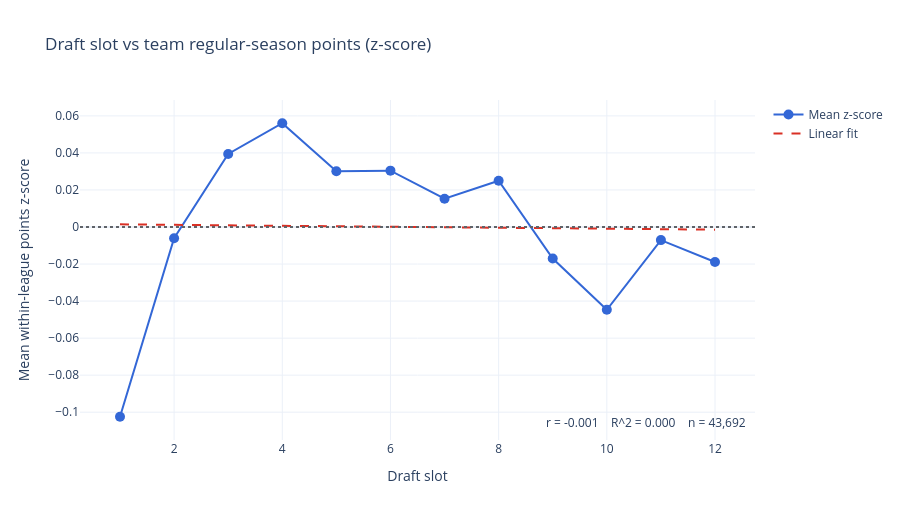
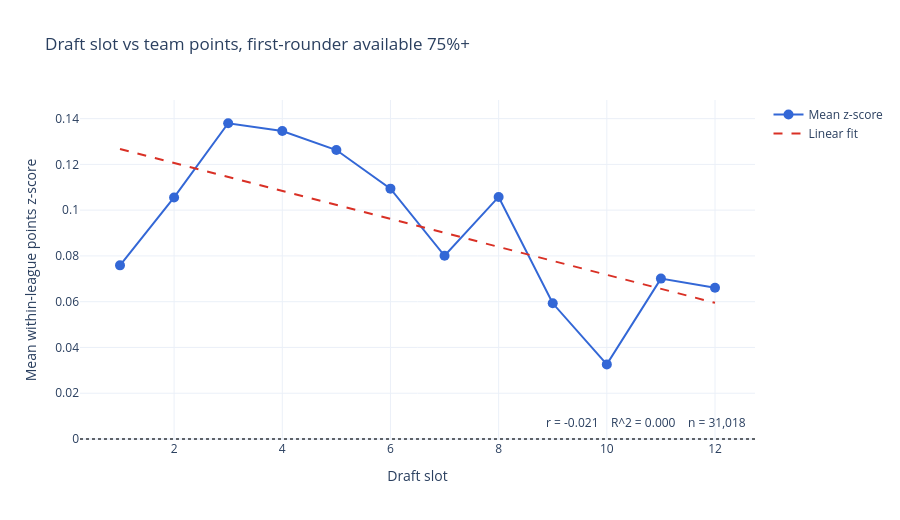

Notebook source saved alongside these figures, in order:
### Markdown cell above
### What this cell does

- Draws mean within-league z-score by draft slot for the full panel, with the fitted line.
- Draws the same chart after the 75% first-round availability filter.

### Code cell
# CELL [3 charts-slot-points]
def z_chart(means, fit, title, filename):
    fig = go.Figure()
    fig.add_trace(go.Scatter(
        x=means["draft_slot"],
        y=means["mean_zscore"],
        mode="markers+lines",
        name="Mean z-score",
        marker={"size": 10, "color": "#3367d6"},
    ))
    x_line = np.array([1.0, 12.0])
    fig.add_trace(go.Scatter(
        x=x_line,
        y=fit["intercept"] + fit["slope"] * x_line,
        mode="lines",
        name="Linear fit",
        line={"color": "#d93025", "dash": "dash"},
    ))
    fig.update_layout(
        template="plotly_white",
        height=520,
        title=title,
        xaxis_title="Draft slot",
        yaxis_title="Mean within-league points z-score",
        annotations=[{
            "x": 0.99,
            "y": 0.02,
            "xref": "paper",
            "yref": "paper",
            "xanchor": "right",
            "yanchor": "bottom",
            "showarrow": False,
            "text": f"r = {fit['pearson_r']:.3f}    R^2 = {fit['r_squared']:.3f}    n = {fit['n']:,}",
        }],
    )
    fig.add_hline(y=0, line_dash="dot", line_color="#5f6368")
    fig.write_html(ARTIFACTS / filename, include_plotlyjs="cdn")
    fig.show()
    return filename

chart1 = z_chart(slot_z, z_all, "Draft slot vs team regular-season points (z-score)", "association_01_slot_points.html")
chart2 = z_chart(slot_z_avail, z_avail, "Draft slot vs team points, first-rounder available 75%+", "association_02_slot_points_available.html")
print({"charts": [chart1, chart2]})

### Figure 1 — Plotly figure (JSON) as saved in the notebook; plotly's stock layout.template omitted (floating-point values rounded to 4 significant figures)
{"data": [{"marker": {"color": "#3367d6", "size": 10}, "mode": "markers+lines", "name": "Mean z-score", "type": "scatter", "x": [1, 2, 3, 4, 5, 6, 7, 8, 9, 10, 11, 12], "y": [-0.1025, -0.006086, 0.03945, 0.05602, 0.03007, 0.03044, 0.01528, 0.02498, -0.01705, -0.0447, -0.007074, -0.01889]}, {"line": {"color": "#d93025", "dash": "dash"}, "mode": "lines", "name": "Linear fit", "type": "scatter", "x": [1.0, 12.0], "y": [0.001433, -0.001433]}], "layout": {"annotations": [{"showarrow": false, "text": "r = -0.001    R^2 = 0.000    n = 43,692", "x": 0.99, "xanchor": "right", "xref": "paper", "y": 0.02, "yanchor": "bottom", "yref": "paper"}], "height": 520, "shapes": [{"line": {"color": "#5f6368", "dash": "dot"}, "type": "line", "x0": 0, "x1": 1, "xref": "x domain", "y0": 0, "y1": 0, "yref": "y"}], "title": {"text": "Draft slot vs team regular-season points (z-score)"}, "xaxis": {"title": {"text": "Draft slot"}}, "yaxis": {"title": {"text": "Mean within-league points z-score"}}}}

### Figure 2 — Plotly figure (JSON) as saved in the notebook; plotly's stock layout.template omitted (floating-point values rounded to 4 significant figures)
{"data": [{"marker": {"color": "#3367d6", "size": 10}, "mode": "markers+lines", "name": "Mean z-score", "type": "scatter", "x": [1, 2, 3, 4, 5, 6, 7, 8, 9, 10, 11, 12], "y": [0.07587, 0.1056, 0.138, 0.1346, 0.1263, 0.1094, 0.08006, 0.1058, 0.0593, 0.0326, 0.07008, 0.06608]}, {"line": {"color": "#d93025", "dash": "dash"}, "mode": "lines", "name": "Linear fit", "type": "scatter", "x": [1.0, 12.0], "y": [0.1267, 0.05952]}], "layout": {"annotations": [{"showarrow": false, "text": "r = -0.021    R^2 = 0.000    n = 31,018", "x": 0.99, "xanchor": "right", "xref": "paper", "y": 0.02, "yanchor": "bottom", "yref": "paper"}], "height": 520, "shapes": [{"line": {"color": "#5f6368", "dash": "dot"}, "type": "line", "x0": 0, "x1": 1, "xref": "x domain", "y0": 0, "y1": 0, "yref": "y"}], "title": {"text": "Draft slot vs team points, first-rounder available 75%+"}, "xaxis": {"title": {"text": "Draft slot"}}, "yaxis": {"title": {"text": "Mean within-league points z-score"}}}}
